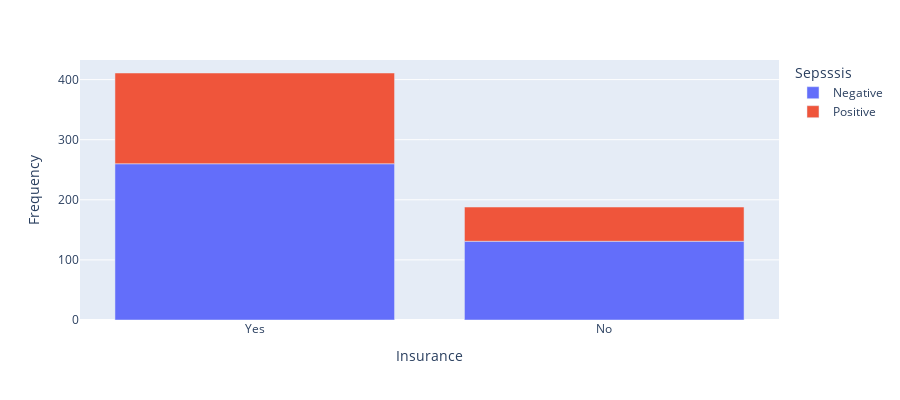

Notebook source saved alongside this figure:
### Code cell
fig = px.bar( k , x='Insurance', y='Frequency',
             hover_data=['Insurance'], color='Sepsssis',
             labels={'pop':'frequency'}, height=400)
fig.show()

### Figure 1 — Plotly figure (JSON) as saved in the notebook; plotly's stock layout.template omitted (floating-point values rounded to 4 significant figures)
{"data": [{"alignmentgroup": "True", "hovertemplate": "Sepsssis=Negative<br>Insurance=%{x}<br>Frequency=%{y}<extra></extra>", "legendgroup": "Negative", "marker": {"color": "#636efa", "pattern": {"shape": ""}}, "name": "Negative", "offsetgroup": "Negative", "orientation": "v", "showlegend": true, "textposition": "auto", "type": "bar", "x": ["Yes", "No"], "xaxis": "x", "y": [260, 131], "yaxis": "y"}, {"alignmentgroup": "True", "hovertemplate": "Sepsssis=Positive<br>Insurance=%{x}<br>Frequency=%{y}<extra></extra>", "legendgroup": "Positive", "marker": {"color": "#EF553B", "pattern": {"shape": ""}}, "name": "Positive", "offsetgroup": "Positive", "orientation": "v", "showlegend": true, "textposition": "auto", "type": "bar", "x": ["Yes", "No"], "xaxis": "x", "y": [151, 57], "yaxis": "y"}], "layout": {"barmode": "relative", "height": 400, "legend": {"title": {"text": "Sepsssis"}, "tracegroupgap": 0}, "margin": {"t": 60}, "xaxis": {"anchor": "y", "domain": [0, 1], "title": {"text": "Insurance"}}, "yaxis": {"anchor": "x", "domain": [0, 1], "title": {"text": "Frequency"}}}}
